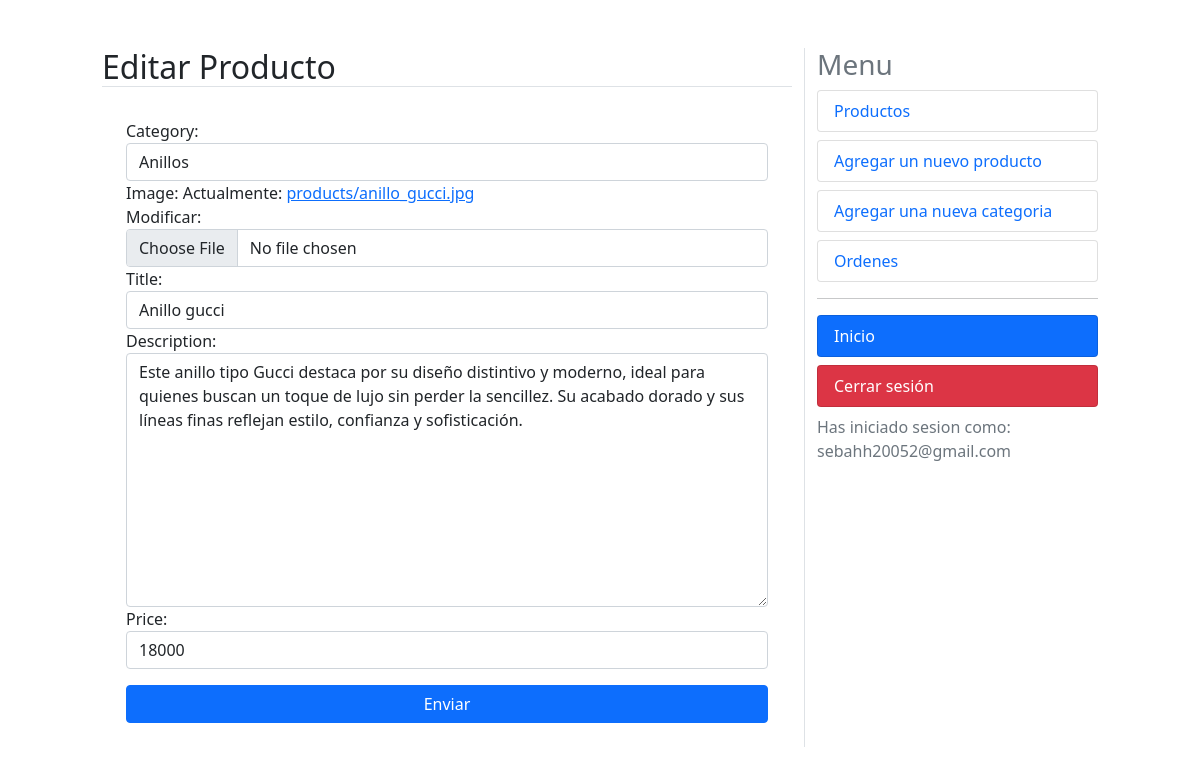
/dashboard/products/edit/19 (signed in), run on an earlier commit of the app's database.
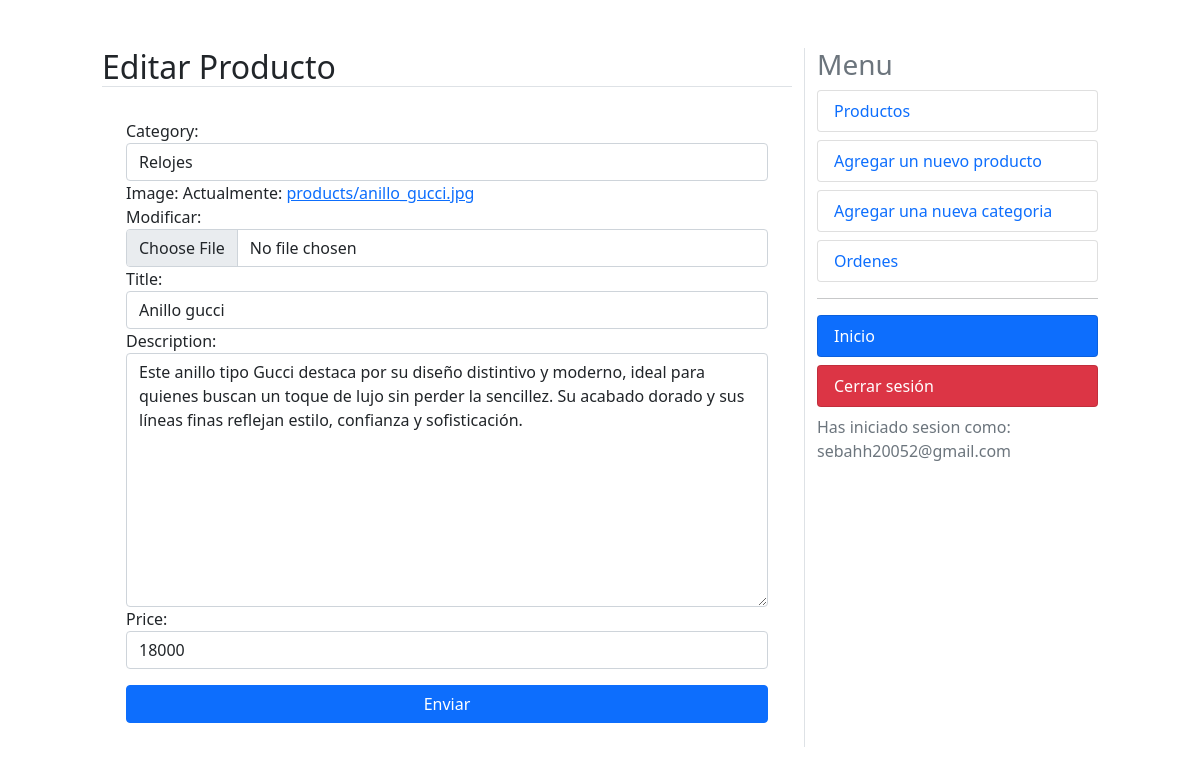
And on a later commit of the database.
### shop/models.py (models this page shows, shortened)
class Product(models.Model):
    category = models.ForeignKey(Category, on_delete=models.CASCADE, related_name='category')
    image = models.ImageField(upload_to='products')
    title = models.CharField(max_length=250)
    description = models.TextField()
    price = models.IntegerField()
    date_created = models.DateTimeField(auto_now_add=True)
    slug = models.SlugField(unique=True)
    stock = models.PositiveIntegerField(default=0)
    class Meta:
        ordering = ('-date_created',)

### dashboard/views.py (the view)
# urls.py: path('products/edit/<int:id>', views.edit_product, name='edit_product'),
@user_passes_test(is_manager)
@login_required
def edit_product(request, id):
    product = get_object_or_404(Product, id=id)
    if request.method == 'POST':
        form = EditProductForm(request.POST, request.FILES, instance=product)
        if form.is_valid():
            form.save()
            messages.success(request, 'El producto ha sido actualizado', 'exito')
            return redirect('dashboard:products')
    else:
        form = EditProductForm(instance=product)
    context = {'title': 'Editar Producto', 'form':form}
    return render(request, 'edit_product.html', context)

### dashboard/forms.py
class EditProductForm(ModelForm):
    class Meta:
        model = Product
        fields = ['category', 'image', 'title','description', 'price']
    def __init__(self, *args, **kwargs):
        super(EditProductForm, self).__init__(*args, **kwargs)
        for visible in self.visible_fields():
            visible.field.widget.attrs['class'] = 'form-control'

### cart/utils/cart.py (called while the page is built)
    def __iter__(self):
        product_ids = self.cart.keys()
        products = Product.objects.filter(id__in=product_ids)
        cart = self.cart.copy()
        for product in products:
            cart[str(product.id)]['product'] = product
        for item in cart.values():
            item['total_price'] = int(item['price']) * int(item['quantity'])
            yield item

    def add_cart_session(self):
        cart = self.session.get(CART_SESSION_ID)
        if not cart:
            cart = self.session[CART_SESSION_ID] = {}
        return cart

### dashboard/views.py (called while the page is built)
def is_manager(user):
    try:
        if not user.is_manager:
            raise Http404
        return True
    except:
        raise Http404

### online_shop/context_processors.py (called while the page is built)
def return_cart(request):
    cart = len(list(Cart(request)))
    return {'cart_count': cart}

### shop/models.py (called while the page is built)
    def __str__(self):
        return self.title

### dashboard/templates/edit_product.html (shortened to what this page needs)
{% extends "dashboard.html" %}
{% block content %}
<form method="POST" enctype="multipart/form-data">
    {{ form }}
    <div class="form-group">
        <button class="btn btn-primary mt-3 w-100" type="submit">Enviar</button>
    </div>
</form>
{% endblock %}

What changed in the data, as far as the page shows it:
changed Product: category "Anillos" → "Relojes"
